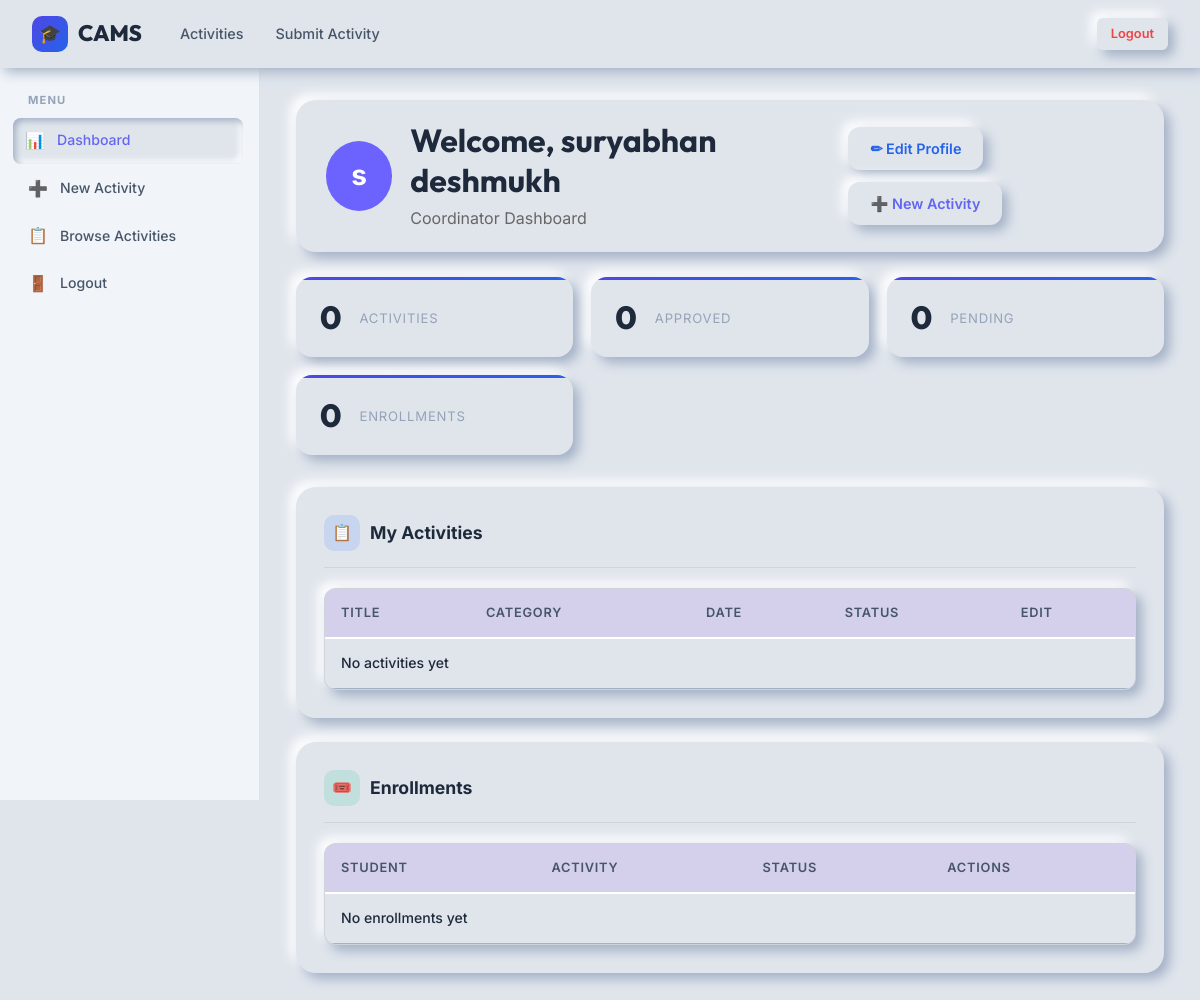
Page /coordinator-dashboard/ (signed in) on the earlier database version.
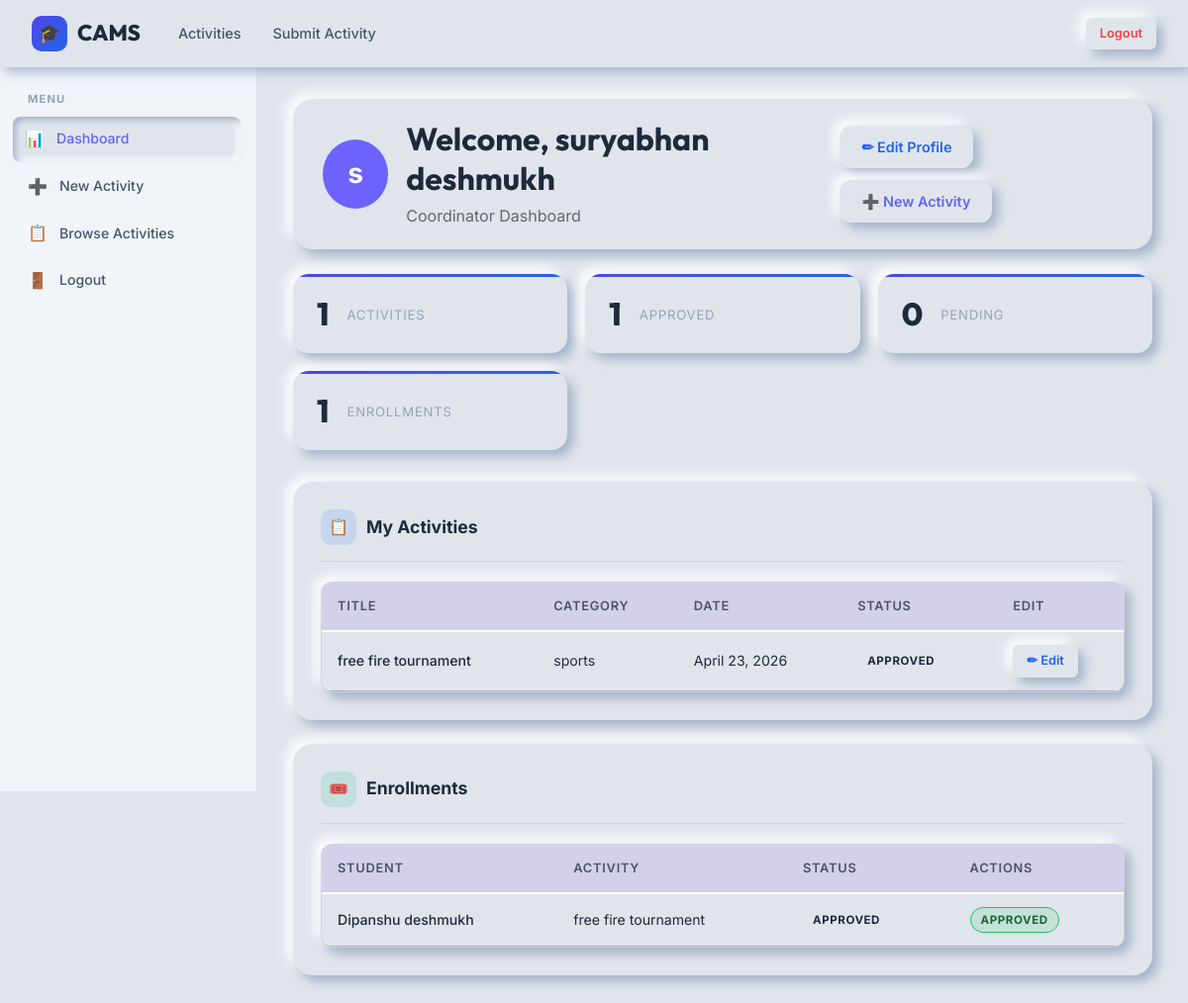
Same page on the later database version.
### app/models.py (models this page shows, shortened)
class Activity(models.Model):
    CATEGORY_CHOICES = (
        ('sports', 'Sports'),
        ('cultural', 'Cultural'),
        ('technical', 'Technical'),
        ('academic', 'Academic'),
    )
    STATUS_CHOICES = (
        ('pending', 'Pending'),
        ('approved', 'Approved'),
        ('rejected', 'Rejected'),
    )
    MODE_CHOICES = (
        ('online', 'Online'),
        ('offline', 'Offline'),
        ('hybrid', 'Hybrid'),
    )
    coordinator = models.ForeignKey(
        User,
        on_delete=models.CASCADE,
        related_name='activities'
    )
    title = models.CharField(max_length=200)
    category = models.CharField(
        max_length=50,
        choices=CATEGORY_CHOICES
    )
    desc = models.TextField()
    date = models.DateField()
    time = models.TimeField()
    venue = models.CharField(max_length=200)
    deadline = models.DateField()
    maxParticipants = models.IntegerField()
    mode = models.CharField(
        max_length=50,
        choices=MODE_CHOICES
    )
    contact = models.EmailField()
    status = models.CharField(
        max_length=20,
        choices=STATUS_CHOICES,
        default='pending'
    )
    tags = models.JSONField(default=list, blank=True)
    registered = models.IntegerField(default=0)
    created_at = models.DateTimeField(auto_now_add=True)

class Enrollment(models.Model):
    STATUS_CHOICES = (
        ('pending', 'Pending'),
        ('confirmed', 'Confirmed'),
        ('rejected', 'Rejected'),
    )
    student = models.ForeignKey(
        User,
        on_delete=models.CASCADE
    )
    activity = models.ForeignKey(
        Activity,
        on_delete=models.CASCADE
    )
    status = models.CharField(
        max_length=20,
        choices=STATUS_CHOICES,
        default='pending'
    )
    enrolled_at = models.DateTimeField(auto_now_add=True)
    class Meta:
        unique_together = ['student', 'activity']

class User(models.Model):
    ROLE_CHOICES = (
        ('student', 'Student'),
        ('coordinator', 'Coordinator'),
        ('admin', 'Admin'),
    )
    name = models.CharField(max_length=100)
    email = models.EmailField(unique=True)
    password = models.CharField(max_length=255)
    role = models.CharField(
        max_length=20,
        choices=ROLE_CHOICES
    )
    dept = models.CharField(max_length=100)
    phone = models.CharField(
        max_length=15,
        null=True,
        blank=True
    )
    studentId = models.CharField(
        max_length=100,
        null=True,
        blank=True
    )
    dob = models.DateField(
        null=True,
        blank=True
    )
    profile_photo = models.ImageField(
        upload_to='profiles/',
        null=True,
        blank=True
    )
    is_approved = models.BooleanField(default=False)
    created_at = models.DateTimeField(auto_now_add=True)

### app/views.py (the view)
def coordinator_dashboard(request):
    user_id = request.session.get('user_id')
    if not user_id:
        return redirect('/login/')
    user = User.objects.get(id=user_id)
    activities = Activity.objects.filter(coordinator=user)
    enrollments = Enrollment.objects.filter(
        activity__in=activities
    )
    context = {
        'user': user,
        'activities': activities,
        'enrollments': enrollments,
        'total_activities': activities.count(),
        'approved': activities.filter(status='approved').count(),
        'pending': activities.filter(status='pending').count(),
        'total_enrollments': enrollments.count(),
    }
    return render(
        request,
        'coordinator-dashboard.html',
        context
    )

### templates/coordinator-dashboard.html (shortened to what the changed rows need)
<!DOCTYPE html>
<html lang="en">
<head>
{% load static %}
<link rel="stylesheet" href="{% static 'css/style.css' %}">
<link rel="stylesheet" href="{% static 'css/neumorphism.css' %}">
</head>
<body>
<main class="page-container">
    <div class="dashboard-layout">
        <div class="main-content">
            <div
              class="card"
              style="
                padding:20px 30px;
                margin-bottom:25px;
                display:flex;
                justify-content:space-between;
                align-items:center;
              "
            >
                <div
                  style="
                    display:flex;
                    align-items:center;
                    gap:18px;
                  "
                >
                    <div>
                        <h2
                          style="
                            margin:0;
                            font-size:32px;
                          "
                        >
                            Welcome,
                            {{ user.name }}
                        </h2>
                    </div>
                </div>
            </div>
            <div class="stat-grid grid mb-32">
                <div class="stat-card">
                    <div class="stat-value">
                        {{ total_activities }}
                    </div>
                    <div class="stat-label">
                        Activities
                    </div>
                </div>
                <div class="stat-card">
                    <div class="stat-value">
                        {{ approved }}
                    </div>
                    <div class="stat-label">
                        Approved
                    </div>
                </div>
                <div class="stat-card">
                    <div class="stat-value">
                        {{ total_enrollments }}
                    </div>
                    <div class="stat-label">
                        Enrollments
                    </div>
                </div>
            </div>
            <div class="card animate-slide mb-24">
                <div class="table-wrapper">
                    <table>
                        <thead>
                            <tr>
                                <th>Title</th>
                                <th>Category</th>
                                <th>Date</th>
                                <th>Status</th>
                                <th>Edit</th>
                            </tr>
                        </thead>
                        <tbody>
                            {% for a in activities %}
                            <tr>
                                <td>
                                    {{ a.title }}
                                </td>
                                <td>
                                    {{ a.category }}
                                </td>
                                <td>
                                    {{ a.date }}
                                </td>
                                <td>
                                    <span class="badge">
                                        {{ a.status }}
                                    </span>
                                </td>
                                <td>
                                    <a
                                      href="/edit-activity/{{ a.id }}/"
                                      class="btn btn-primary btn-sm"
                                    >
                                        ✏ Edit
                                    </a>
                                </td>
                            </tr>
                            {% empty %}
                            <tr>
                                <td colspan="5">
                                    No activities yet
                                </td>
                            </tr>
                            {% endfor %}
                        </tbody>
                    </table>
                </div>
            </div>
            <div class="card animate-slide">
                <div class="table-wrapper">
                    <table>
                        <thead>
                            <tr>
                                <th>Student</th>
                                <th>Activity</th>
                                <th>Status</th>
                                <th>Actions</th>
                            </tr>
                        </thead>
                        <tbody>
                            {% for e in enrollments %}
                            <tr>
                                <td>
                                    {{ e.student.name }}
                                </td>
                                <td>
                                    {{ e.activity.title }}
                                </td>
                                <td>
                                    <span class="badge">
                                        {{ e.status }}
                                    </span>
                                </td>
                                <td>
                                    {% if e.status == 'pending' %}
                                    <div
                                      style="
                                        display:flex;
                                        gap:8px;
                                      "
                                    >
                                        <a
                                          href="/approve-enrollment/{{ e.id }}/"
                                          class="btn btn-success btn-sm"
                                        >
                                            ✓ Approve
                                        </a>
                                        <a
                                          href="/reject-enrollment/{{ e.id }}/"
                                          class="btn btn-danger btn-sm"
                                        >
                                            ✕ Reject
                                        </a>
                                    </div>
                                    {% elif e.status == 'approved' %}
                                    <span class="badge badge-success">
                                        Approved
                                    </span>
                                    {% elif e.status == 'rejected' %}
                                    <span class="badge badge-error">
                                        Rejected
                                    </span>
                                    {% endif %}
                                </td>
                            </tr>
                            {% empty %}
                            <tr>
                                <td colspan="4">
                                    No enrollments yet
                                </td>
                            </tr>
                            {% endfor %}
                        </tbody>
                    </table>
                </div>
            </div>
        </div>
    </div>
</main>
</body>
</html>

Differences in the rows shown:
added Activity: title "free fire tournament", category "sports", date "April 23, 2026", status "APPROVED"
added Enrollment: student.name "Dipanshu deshmukh", activity "free fire tournament", status "APPROVED"
Other differences:
{{ total_activities }}: "0" → "1"
{{ approved }}: "0" → "1"
{{ total_enrollments }}: "0" → "1"
text no longer shown: "No activities yet No enrollments yet"
